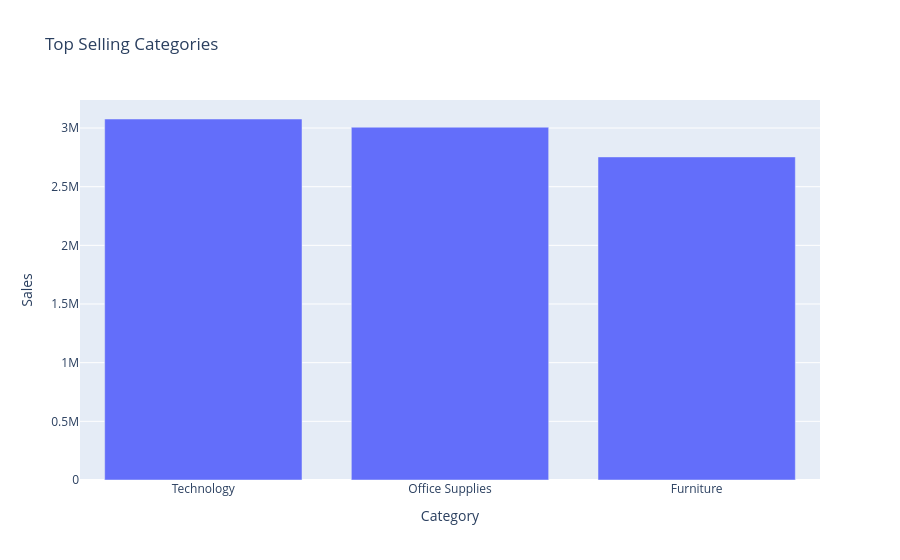

Source (notebook cell):
### Code cell
import plotly.express as px

px.bar(top_category.reset_index(),
       x="Category",
       y="Sales",
       title="Top Selling Categories")

### Figure 1 — Plotly figure (JSON) as saved in the notebook; plotly's stock layout.template omitted (floating-point values rounded to 4 significant figures)
{"data": [{"hovertemplate": "Category=%{x}<br>Sales=%{y}<extra></extra>", "legendgroup": "", "marker": {"color": "#636efa", "pattern": {"shape": ""}}, "name": "", "orientation": "v", "showlegend": false, "textposition": "auto", "type": "bar", "x": ["Technology", "Office Supplies", "Furniture"], "xaxis": "x", "y": [3076921, 3007107, 2753827], "yaxis": "y"}], "layout": {"barmode": "relative", "legend": {"tracegroupgap": 0}, "title": {"text": "Top Selling Categories"}, "xaxis": {"anchor": "y", "domain": [0, 1], "title": {"text": "Category"}}, "yaxis": {"anchor": "x", "domain": [0, 1], "title": {"text": "Sales"}}}}
